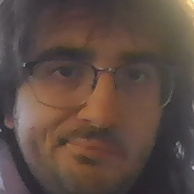
#> input picture dataset/domenico/1_110.jpg, 194 x 194 px; its folder holds only this picture in this run
$ python train_model.py
#> lines starting #> are read from the running program, lines starting #| are printed output that depends on the picture
import os
import cv2
import numpy as np

from PIL import Image #pip install pillow opencv-contrib-python opencv-python

#Inizializza nomi e percorsi come liste vuote
names = []
path = []

# Ricavo il nome di tutti gli utenti salvati
for users in os.listdir("dataset"):
    names.append(users)

# Leggo la directory di tutte le foto
for name in names:
    for image in os.listdir("dataset/{}".format(name)):
        path_string = os.path.join("dataset", name, image)
        path.append(path_string)


faces = []
ids = []

#Per ogni immagine creo un array di tipo numpy e lo aggiungo all'elenco dei volti
for img_path in path:
    image = Image.open(img_path).convert("L")
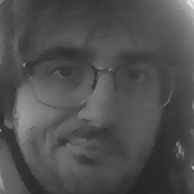
#> image: PIL image 194x194 L; min 37, max 249, mean 79

    imgNp = np.array(image, "uint8")

#> (the run stopped early here; a loop or call above may not have finished)
